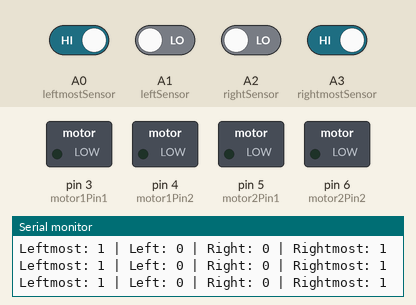
The sketch below on a simulated Arduino Uno, built with avr-gcc and run on an emulated ATmega328P. Shown: switched loads named in the sketch (green lamp = pin HIGH), the last lines printed to the serial monitor. The inputs (shaded band) are chosen by the test bench; at power-on: A0 (leftmostSensor), A3 (rightmostSensor) HIGH, A1 (leftSensor), A2 (rightSensor) LOW.

Above: at 1.2 s.
1.3 s: A0 (leftmostSensor) driven LOW
At 2.5 s:
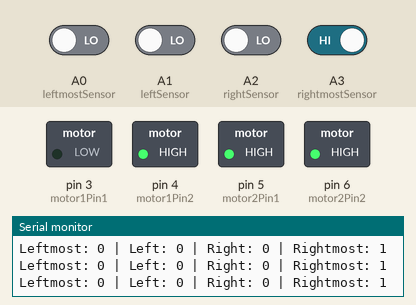
2.8 s: A1 (leftSensor) driven HIGH
At 3.6 s:
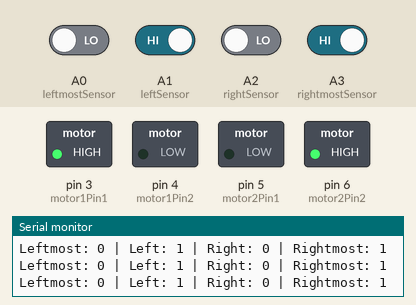
4.3 s: A2 (rightSensor) driven HIGH
At 5.1 s:
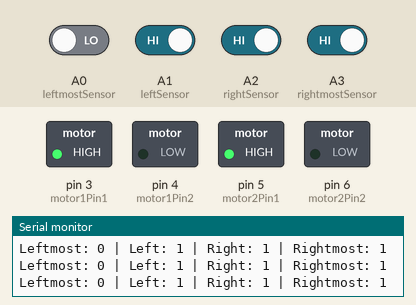
5.8 s: A1 (leftSensor) driven LOW
At 7.0 s:
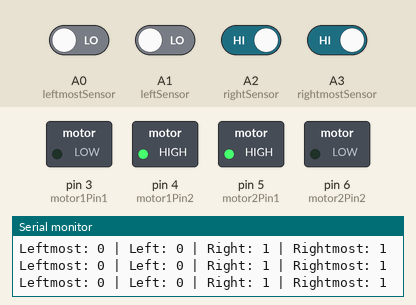
7.3 s: A2 (rightSensor) driven LOW
At 8.8 s:
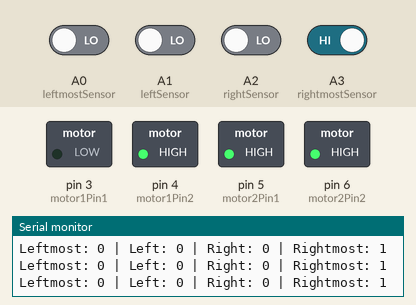
10.3 s: A0 (leftmostSensor) driven HIGH
At 11.3 s:
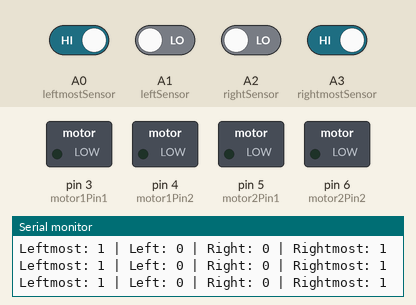
Timing chart, 0 to 12.8 s (numbered marks = the images above; inputs shaded):
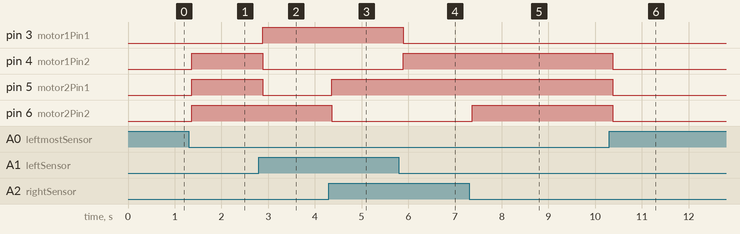

Measured:
- after the input at 1.3 s, pin 4 (motor1Pin2), pin 5 (motor2Pin1), pin 6 (motor2Pin2): LOW → HIGH after 0.06 s
- after the input at 2.8 s, pin 3 (motor1Pin1): LOW → HIGH after 0.09 s; pin 4 (motor1Pin2), pin 5 (motor2Pin1): HIGH → LOW after 0.09 s
- after the input at 4.3 s, pin 5 (motor2Pin1): LOW → HIGH after 0.07 s; pin 6 (motor2Pin2): HIGH → LOW after 0.07 s
- after the input at 5.8 s, pin 3 (motor1Pin1): HIGH → LOW after 0.09 s; pin 4 (motor1Pin2): LOW → HIGH after 0.09 s
- after the input at 7.3 s, pin 6 (motor2Pin2): LOW → HIGH after 0.07 s
- after the input at 10.3 s, pin 4 (motor1Pin2), pin 5 (motor2Pin1), pin 6 (motor2Pin2): HIGH → LOW after 0.08 s

The sketch:

sketch_Black_line_following_robot.ino
```cpp
// Motor Driver Pins
int motor1Pin1 = 3; // Left motor forward
int motor1Pin2 = 4; // Left motor backward
int motor2Pin1 = 5; // Right motor forward
int motor2Pin2 = 6; // Right motor backward

// IR Sensor Pins
int leftmostSensor = A0;  // Outer left sensor
int leftSensor = A1;      // Inner left sensor
int rightSensor = A2;     // Inner right sensor
int rightmostSensor = A3; // Outer right sensor

void setup() {
  // Initialize motor pins as output
  pinMode(motor1Pin1, OUTPUT);
  pinMode(motor1Pin2, OUTPUT);
  pinMode(motor2Pin1, OUTPUT);
  pinMode(motor2Pin2, OUTPUT);

  // Initialize sensor pins as input
  pinMode(leftmostSensor, INPUT);
  pinMode(leftSensor, INPUT);
  pinMode(rightSensor, INPUT);
  pinMode(rightmostSensor, INPUT);

  Serial.begin(9600);
}

void loop() {
  // Read sensor values
  int leftmostValue = digitalRead(leftmostSensor);
  int leftValue = digitalRead(leftSensor);
  int rightValue = digitalRead(rightSensor);
  int rightmostValue = digitalRead(rightmostSensor);

  // Debugging - Print sensor values
  Serial.print("Leftmost: ");
  Serial.print(leftmostValue);
  Serial.print(" | Left: ");
  Serial.print(leftValue);
  Serial.print(" | Right: ");
  Serial.print(rightValue);
  Serial.print(" | Rightmost: ");
  Serial.println(rightmostValue);

  // Robot behavior based on sensor values
  if (leftValue == 1 && rightValue == 1) {
    moveForward(); // Centered on the line
  } else if (leftValue == 0 && rightValue == 1) {
    turnLeft(); // Slight left correction
  } else if (leftValue == 1 && rightValue == 0) {
    turnRight(); // Slight right correction
  } else if (leftmostValue == 0) {
    sharpTurnLeft(); // Far off to the left
  } else if (rightmostValue == 0) {
    sharpTurnRight(); // Far off to the right
  } else {
    stopMotors(); // Lost the line
  }
}

void moveForward() {
  digitalWrite(motor1Pin1, HIGH);
  digitalWrite(motor1Pin2, LOW);
  digitalWrite(motor2Pin1, HIGH);
  digitalWrite(motor2Pin2, LOW);
}

void turnLeft() {
  digitalWrite(motor1Pin1, LOW);
  digitalWrite(motor1Pin2, HIGH); // Left motor reverse
  digitalWrite(motor2Pin1, HIGH);
  digitalWrite(motor2Pin2, LOW);  // Right motor forward
}

void turnRight() {
  digitalWrite(motor1Pin1, HIGH);
  digitalWrite(motor1Pin2, LOW);  // Left motor forward
  digitalWrite(motor2Pin1, LOW);
  digitalWrite(motor2Pin2, HIGH); // Right motor reverse
}

void sharpTurnLeft() {
  digitalWrite(motor1Pin1, LOW);
  digitalWrite(motor1Pin2, HIGH); // Left motor reverse
  digitalWrite(motor2Pin1, HIGH);
  digitalWrite(motor2Pin2, HIGH); // Right motor forward at high speed
}

void sharpTurnRight() {
  digitalWrite(motor1Pin1, HIGH);
  digitalWrite(motor1Pin2, LOW);  // Left motor forward at high speed
  digitalWrite(motor2Pin1, LOW);
  digitalWrite(motor2Pin2, HIGH); // Right motor reverse
}

void stopMotors() {
  digitalWrite(motor1Pin1, LOW);
  digitalWrite(motor1Pin2, LOW);
  digitalWrite(motor2Pin1, LOW);
  digitalWrite(motor2Pin2, LOW);
}
```
